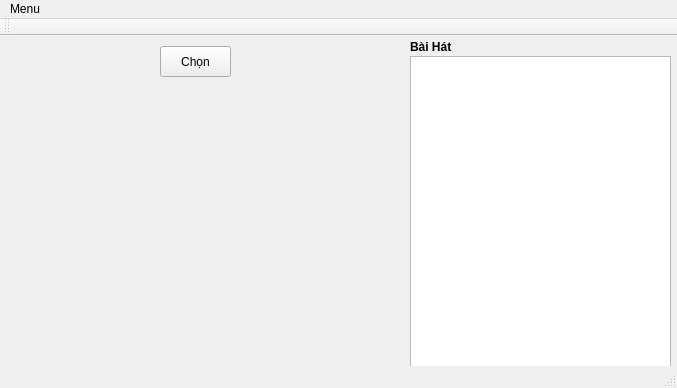
<?xml version="1.0" encoding="UTF-8"?>
<ui version="4.0">
 <class>MainWindow</class>
 <widget class="QMainWindow" name="MainWindow">
  <property name="geometry">
   <rect>
    <x>0</x>
    <y>0</y>
    <width>677</width>
    <height>388</height>
   </rect>
  </property>
  <property name="windowTitle">
   <string>MainWindow</string>
  </property>
  <property name="toolTip">
   <string>&lt;html&gt;&lt;head/&gt;&lt;body&gt;&lt;p&gt;&lt;img src=&quot;:/new/icon1/C:/Users/NgocLinh/Pictures/Icon/funny/Manda-Pie-Back-To-School-Breakfast.ico&quot;/&gt;&lt;/p&gt;&lt;/body&gt;&lt;/html&gt;</string>
  </property>
  <property name="whatsThis">
   <string>&lt;html&gt;&lt;head/&gt;&lt;body&gt;&lt;p&gt;&lt;img src=&quot;:/new/icon1/C:/Users/NgocLinh/Pictures/Icon/funny/Manda-Pie-Back-To-School-Breakfast.ico&quot;/&gt;&lt;/p&gt;&lt;/body&gt;&lt;/html&gt;</string>
  </property>
  <widget class="QWidget" name="centralWidget">
   <widget class="QPushButton" name="br">
    <property name="geometry">
     <rect>
      <x>160</x>
      <y>10</y>
      <width>71</width>
      <height>31</height>
     </rect>
    </property>
    <property name="toolTip">
     <string>&lt;!DOCTYPE HTML PUBLIC &quot;-//W3C//DTD HTML 4.0//EN&quot; &quot;http://www.w3.org/TR/REC-html40/strict.dtd&quot;&gt;
&lt;html&gt;&lt;head&gt;&lt;meta name=&quot;qrichtext&quot; content=&quot;1&quot; /&gt;&lt;style type=&quot;text/css&quot;&gt;
p, li { white-space: pre-wrap; }
&lt;/style&gt;&lt;/head&gt;&lt;body style=&quot; font-family:'MS Shell Dlg 2'; font-size:8pt; font-weight:400; font-style:normal;&quot;&gt;
&lt;p style=&quot; margin-top:0px; margin-bottom:0px; margin-left:0px; margin-right:0px; -qt-block-indent:0; text-indent:0px;&quot;&gt;&lt;img src=&quot;:/new/icon1/C:/Users/NgocLinh/Pictures/Icon/icon/Raindropmemory-Harmonia-Pastelis-Hp-folder-music-2.ico&quot; /&gt;&lt;/p&gt;&lt;/body&gt;&lt;/html&gt;</string>
    </property>
    <property name="text">
     <string>Chọn</string>
    </property>
   </widget>
   <widget class="QListWidget" name="listWidget">
    <property name="geometry">
     <rect>
      <x>410</x>
      <y>20</y>
      <width>261</width>
      <height>311</height>
     </rect>
    </property>
   </widget>
   <widget class="QLabel" name="label">
    <property name="geometry">
     <rect>
      <x>410</x>
      <y>0</y>
      <width>261</width>
      <height>21</height>
     </rect>
    </property>
    <property name="font">
     <font>
      <family>MS Shell Dlg 2</family>
      <weight>75</weight>
      <bold>true</bold>
     </font>
    </property>
    <property name="toolTip">
     <string>&lt;!DOCTYPE HTML PUBLIC &quot;-//W3C//DTD HTML 4.0//EN&quot; &quot;http://www.w3.org/TR/REC-html40/strict.dtd&quot;&gt;
&lt;html&gt;&lt;head&gt;&lt;meta name=&quot;qrichtext&quot; content=&quot;1&quot; /&gt;&lt;style type=&quot;text/css&quot;&gt;
p, li { white-space: pre-wrap; }
&lt;/style&gt;&lt;/head&gt;&lt;body style=&quot; font-family:'MS Shell Dlg 2'; font-size:8pt; font-weight:600; font-style:normal;&quot;&gt;
&lt;p style=&quot; margin-top:0px; margin-bottom:0px; margin-left:0px; margin-right:0px; -qt-block-indent:0; text-indent:0px;&quot;&gt;&lt;span style=&quot; font-family:'Comic Sans MS'; font-weight:400;&quot;&gt;Hiển thị tên bài hát hehe&lt;/span&gt;&lt;/p&gt;&lt;/body&gt;&lt;/html&gt;</string>
    </property>
    <property name="whatsThis">
     <string>&lt;html&gt;&lt;head/&gt;&lt;body&gt;&lt;p&gt;&lt;img src=&quot;:/new/icon1/C:/Users/NgocLinh/Pictures/Icon/funny/Manda-Pie-Back-To-School-Breakfast.ico&quot;/&gt;j&lt;/p&gt;&lt;/body&gt;&lt;/html&gt;</string>
    </property>
    <property name="styleSheet">
     <string notr="true">
</string>
    </property>
    <property name="text">
     <string>Bài Hát</string>
    </property>
   </widget>
  </widget>
  <widget class="QMenuBar" name="menuBar">
   <property name="geometry">
    <rect>
     <x>0</x>
     <y>0</y>
     <width>677</width>
     <height>21</height>
    </rect>
   </property>
   <widget class="QMenu" name="menuMenu">
    <property name="title">
     <string>Menu</string>
    </property>
    <addaction name="actionopen"/>
   </widget>
   <addaction name="menuMenu"/>
  </widget>
  <widget class="QToolBar" name="mainToolBar">
   <attribute name="toolBarArea">
    <enum>TopToolBarArea</enum>
   </attribute>
   <attribute name="toolBarBreak">
    <bool>false</bool>
   </attribute>
  </widget>
  <widget class="QStatusBar" name="statusBar"/>
  <action name="actionopen">
   <property name="icon">
    <iconset resource="icon.qrc">
     <normaloff>:/new/icon1/C:/Users/NgocLinh/Pictures/Icon/funny/Martin-Berube-Square-Animal-Bee.ico</normaloff>:/new/icon1/C:/Users/NgocLinh/Pictures/Icon/funny/Martin-Berube-Square-Animal-Bee.ico</iconset>
   </property>
   <property name="text">
    <string>open</string>
   </property>
  </action>
 </widget>
 <layoutdefault spacing="6" margin="11"/>
 <resources>
  <include location="icon.qrc"/>
 </resources>
 <connections/>
</ui>
